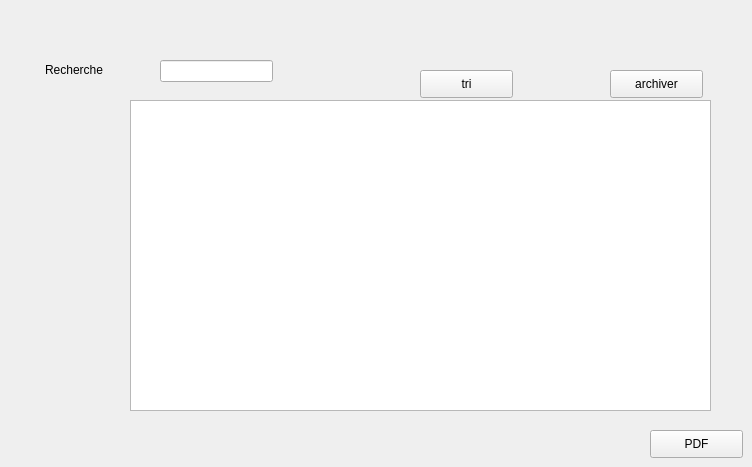
      <widget class="QWidget" name="tab_6">
       <attribute name="title">
        <string>Afficher</string>
       </attribute>
       <widget class="QTableView" name="tab_affaire">
        <property name="geometry">
         <rect>
          <x>130</x>
          <y>100</y>
          <width>581</width>
          <height>311</height>
         </rect>
        </property>
       </widget>
       <widget class="QPushButton" name="pushButton_tri_d">
        <property name="geometry">
         <rect>
          <x>420</x>
          <y>70</y>
          <width>93</width>
          <height>28</height>
         </rect>
        </property>
        <property name="text">
         <string>tri</string>
        </property>
       </widget>
       <widget class="QPushButton" name="pushButton_archiverd">
        <property name="geometry">
         <rect>
          <x>610</x>
          <y>70</y>
          <width>93</width>
          <height>28</height>
         </rect>
        </property>
        <property name="text">
         <string>archiver</string>
        </property>
       </widget>
       <widget class="QLineEdit" name="lineEdit_recherche_d">
        <property name="geometry">
         <rect>
          <x>160</x>
          <y>60</y>
          <width>113</width>
          <height>22</height>
         </rect>
        </property>
       </widget>
       <widget class="QLabel" name="label_27">
        <property name="geometry">
         <rect>
          <x>45</x>
          <y>60</y>
          <width>71</width>
          <height>20</height>
         </rect>
        </property>
        <property name="text">
         <string>Recherche</string>
        </property>
       </widget>
       <widget class="QPushButton" name="PDF">
        <property name="geometry">
         <rect>
          <x>650</x>
          <y>430</y>
          <width>93</width>
          <height>28</height>
         </rect>
        </property>
        <property name="text">
         <string>PDF</string>
        </property>
       </widget>
      </widget>
